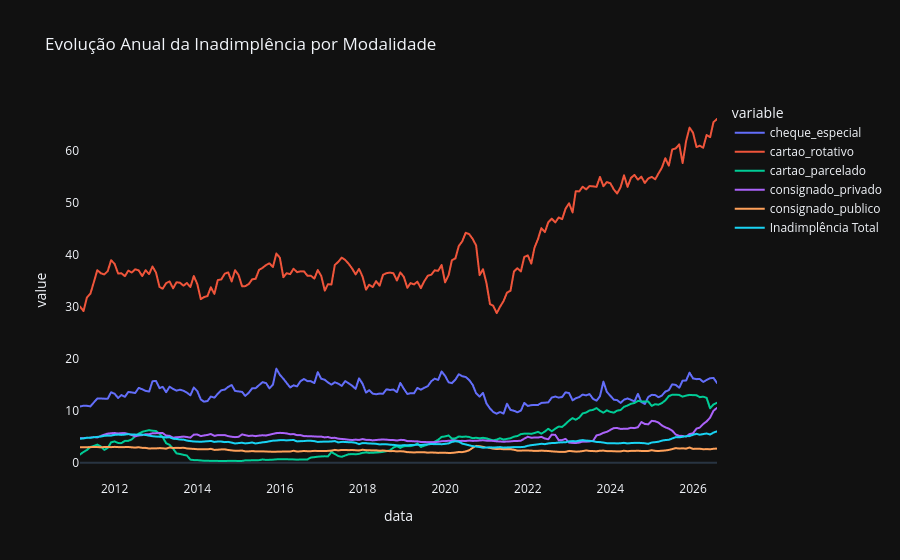

Notebook code cell kept with this figure:
### Code cell
fig = px.line(
    base_final,
    x="data",
    y=["cheque_especial", "cartao_rotativo", "cartao_parcelado", "consignado_privado", "consignado_publico", "Inadimplência Total"],
    title="Evolução Anual da Inadimplência por Modalidade",
    template="plotly_dark"
)

fig.update_xaxes(showgrid=False)
fig.update_yaxes(showgrid=False)


fig

### Figure 1 — Plotly figure (JSON) as saved in the notebook; plotly's stock layout.template omitted (floating-point values rounded to 4 significant figures; data arrays with more than 128 entries replaced by an {"elided": "..."} marker saying what was removed)
{"data": [{"hovertemplate": "variable=cheque_especial<br>data=%{x}<br>value=%{y}<extra></extra>", "legendgroup": "cheque_especial", "line": {"color": "#636efa", "dash": "solid"}, "marker": {"symbol": "circle"}, "mode": "lines", "name": "cheque_especial", "showlegend": true, "type": "scattergl", "x": {"elided": "186 str values"}, "xaxis": "x", "y": {"elided": "186 float values"}, "yaxis": "y"}, {"hovertemplate": "variable=cartao_rotativo<br>data=%{x}<br>value=%{y}<extra></extra>", "legendgroup": "cartao_rotativo", "line": {"color": "#EF553B", "dash": "solid"}, "marker": {"symbol": "circle"}, "mode": "lines", "name": "cartao_rotativo", "showlegend": true, "type": "scattergl", "x": {"elided": "186 str values"}, "xaxis": "x", "y": {"elided": "186 float values"}, "yaxis": "y"}, {"hovertemplate": "variable=cartao_parcelado<br>data=%{x}<br>value=%{y}<extra></extra>", "legendgroup": "cartao_parcelado", "line": {"color": "#00cc96", "dash": "solid"}, "marker": {"symbol": "circle"}, "mode": "lines", "name": "cartao_parcelado", "showlegend": true, "type": "scattergl", "x": {"elided": "186 str values"}, "xaxis": "x", "y": {"elided": "186 float values"}, "yaxis": "y"}, {"hovertemplate": "variable=consignado_privado<br>data=%{x}<br>value=%{y}<extra></extra>", "legendgroup": "consignado_privado", "line": {"color": "#ab63fa", "dash": "solid"}, "marker": {"symbol": "circle"}, "mode": "lines", "name": "consignado_privado", "showlegend": true, "type": "scattergl", "x": {"elided": "186 str values"}, "xaxis": "x", "y": {"elided": "186 float values"}, "yaxis": "y"}, {"hovertemplate": "variable=consignado_publico<br>data=%{x}<br>value=%{y}<extra></extra>", "legendgroup": "consignado_publico", "line": {"color": "#FFA15A", "dash": "solid"}, "marker": {"symbol": "circle"}, "mode": "lines", "name": "consignado_publico", "showlegend": true, "type": "scattergl", "x": {"elided": "186 str values"}, "xaxis": "x", "y": {"elided": "186 float values"}, "yaxis": "y"}, {"hovertemplate": "variable=Inadimplência Total<br>data=%{x}<br>value=%{y}<extra></extra>", "legendgroup": "Inadimplência Total", "line": {"color": "#19d3f3", "dash": "solid"}, "marker": {"symbol": "circle"}, "mode": "lines", "name": "Inadimplência Total", "showlegend": true, "type": "scattergl", "x": {"elided": "186 str values"}, "xaxis": "x", "y": {"elided": "186 float values"}, "yaxis": "y"}], "layout": {"legend": {"title": {"text": "variable"}, "tracegroupgap": 0}, "title": {"text": "Evolução Anual da Inadimplência por Modalidade"}, "xaxis": {"anchor": "y", "domain": [0, 1], "showgrid": false, "title": {"text": "data"}}, "yaxis": {"anchor": "x", "domain": [0, 1], "showgrid": false, "title": {"text": "value"}}}}
